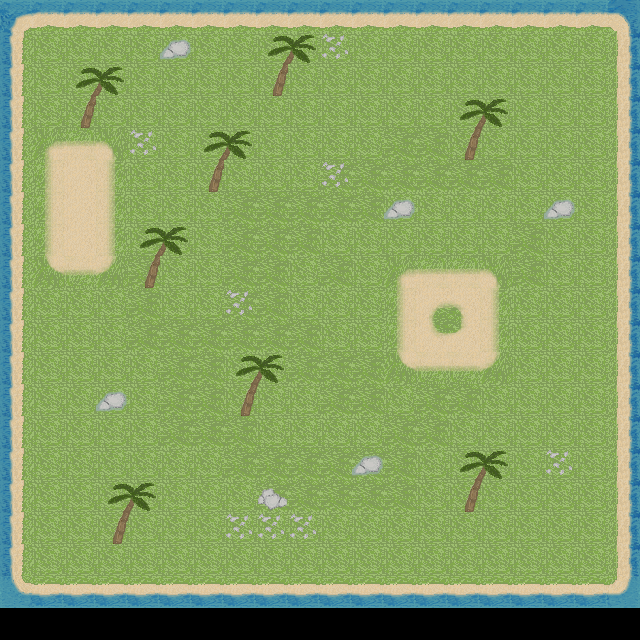

A 2D game scene composited from a Tiled map and its tileset images. What follows is a short description and the map's XML, with each tile layer's data collapsed to a summary:
An orthogonal 20x20 tile map with 32x32 px tiles, 3 tile layers (Water, Land, TerrainForm), 2 tilesets.

<map version="1.0" orientation="orthogonal" width="20" height="20" tilewidth="32" tileheight="32">
 <tileset firstgid="1" name="Land" tilewidth="32" tileheight="32">
  <image source="Tilesets/Tilesheet-land-v5.png" width="320" height="384" />
 </tileset>
 <tileset firstgid="121" name="Water" tilewidth="32" tileheight="32">
  <image source="Tilesets/Tilesheet-water.png" width="256" height="256" />
 </tileset>
 <layer name="Water" width="20" height="20">
  <data>[400 cells, 380 non-empty, 29 distinct tile ids]</data>
 </layer>
 <layer name="Land" width="20" height="20">
  <data>[400 cells, 380 non-empty, 22 distinct tile ids]</data>
 </layer>
 <layer name="TerrainForm" width="20" height="20">
  <data>[400 cells, 57 non-empty, 16 distinct tile ids]</data>
 </layer>
</map>
